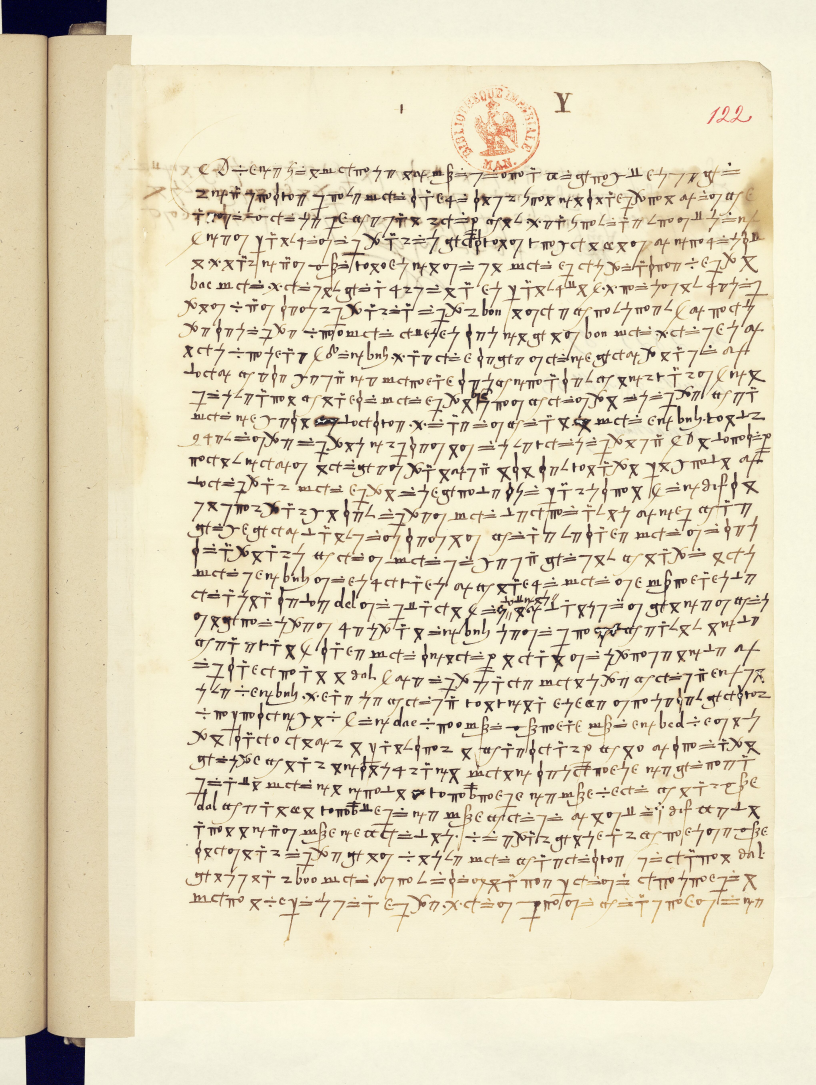
#> input picture esp318/full/f122r.jpg, 4077 x 5425 px (shown at 1/5 size)
$ python cluster.py
#> lines starting #> are read from the running program, lines starting #| are printed output that depends on the picture; after the words box and inside, x2 and y2 are one past the last pixel; in counts of white or black regions, pixels touching at a corner belong together
### esp318/seg.py
import sys, json, numpy as np
from PIL import Image
from scipy import ndimage

def binarize(path, x0f, x1f, y0, y1, block=81, C=14):
#> called with path = 'full/f122r.jpg', x0f = 0.14, x1f = 0.93, y0 = 800, y1 = 4250, block = 81, C = 22
    im = Image.open(path).convert('L')
    W,H = im.size
    a = np.asarray(im.crop((int(W*x0f), y0, int(W*x1f), y1)), dtype=np.float32)
    # local mean threshold
    k = block
    m = ndimage.uniform_filter(a, size=k, mode='nearest')
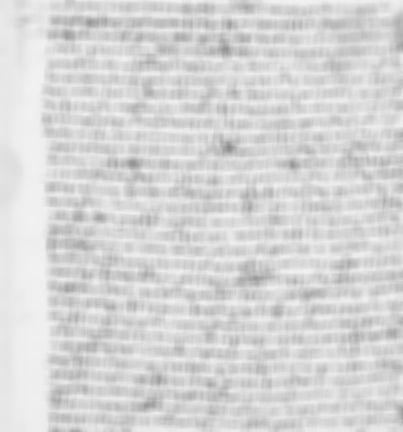
#> m: shape (3450, 3221) float32 (shown at 1/8 size); min 132.9, max 241.8, mean 214.1
    bw = (a < m - C)
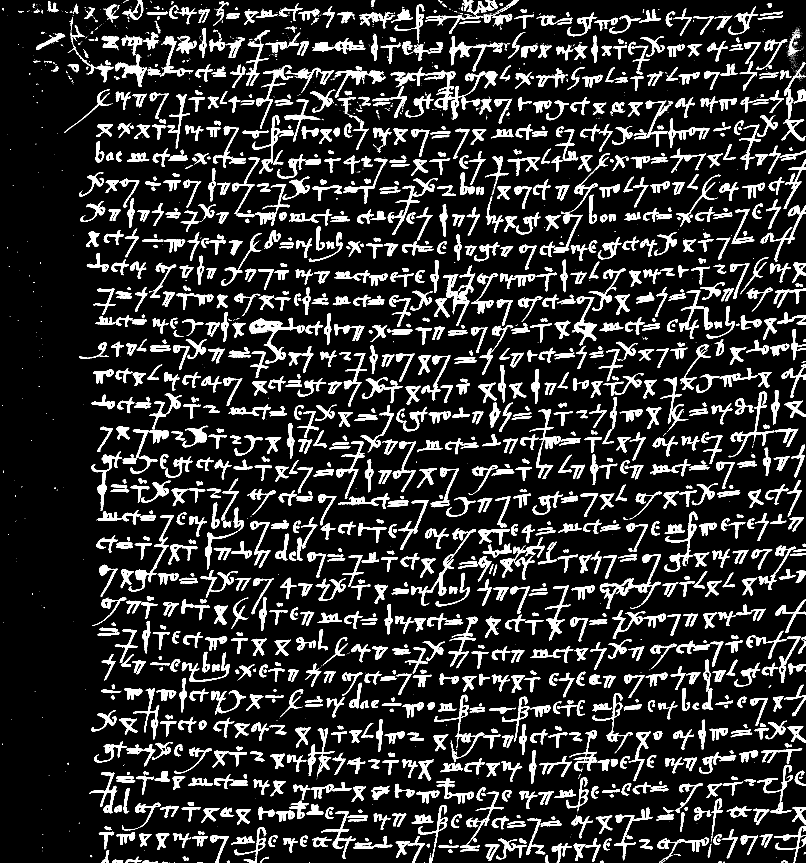
#> bw: shape (3450, 3221) bool (shown at 1/4 size); 14.3% white; 3290 white regions (1693 under 20 px), largest, box (x1, y1, x2, y2) and area: (998, 1271, 1219, 1454) 8338, (2399, 2217, 2644, 2436) 7699, (1738, 284, 1942, 476) 6963
    bw = ndimage.binary_opening(bw, np.ones((2,2)))
#> bw: shape (3450, 3221) bool; 14.1% white; 2196 white regions (499 under 20 px), largest, box (x1, y1, x2, y2) and area: (998, 1272, 1219, 1454) 8104, (2400, 2217, 2644, 2436) 7564, (2658, 2047, 2791, 2287) 5469
    return bw, a

# [13 lines that do not run on import are left out]

### esp318/glyphs.py
import sys, numpy as np
from scipy import ndimage
from seg import binarize

def extract(path, x0f, x1f, y0, y1, pitch, first_top, C=22, minpix=20, ov=0.35, small=None):
    bw, gray = binarize(path, x0f, x1f, y0, y1, C=C)
    lab, n = ndimage.label(bw)
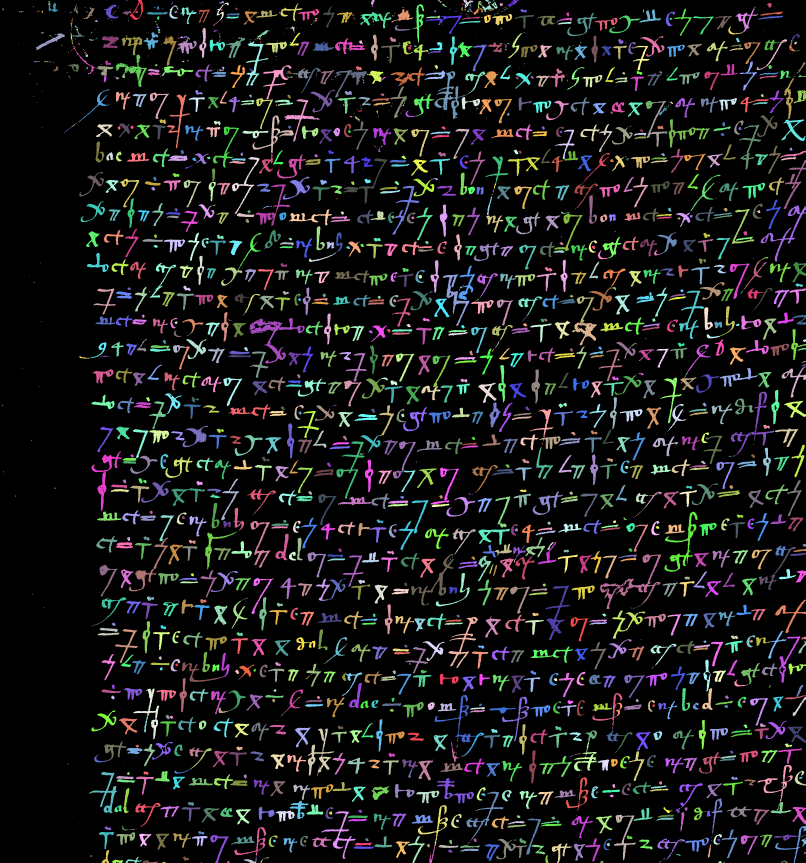
#> lab: shape (3450, 3221) int32 (shown at 1/4 size); 2322 distinct labels, from 0 to 2321; one colour per label, 0 black
#> n = 2321
    objs = ndimage.find_objects(lab)
#> objs = 2321 items
    sizes = ndimage.sum(bw, lab, range(1, n+1))
#> sizes = 2321 values, max 8073 at index 1130, min 4 at index 12, mean 674.1
    if small is None: small = pitch*pitch*0.035
    comps = []
    for i, sl in enumerate(objs):
        if sizes[i] < minpix: continue
        ys, xs = sl
        h = ys.stop-ys.start; w = xs.stop-xs.start
        if h > 3.2*pitch or w > 6*pitch: continue
        comps.append(dict(i=i+1, y0=ys.start, y1=ys.stop, x0=xs.start, x1=xs.stop,
                          cy=(ys.start+ys.stop)/2., cx=(xs.start+xs.stop)/2., n=int(sizes[i])))
#> this loop made 2321 passes
#> (h, w) on passes 1 to 3: (80, 54), (20, 14), (11, 13)
#> after the loop, comps = 1720 items
    ncent = int(round((y1-y0-first_top)/pitch))+1
    cent = np.array([first_top + k*pitch for k in range(ncent)])
    for c in comps:
        c['line'] = int(np.argmin(np.abs(cent - c['cy'])))
    glyphs = []
    for ln in sorted(set(c['line'] for c in comps)):
        cs = sorted([c for c in comps if c['line']==ln], key=lambda c: c['x0'])
        big = [c for c in cs if c['n'] >= small]
        sml = [c for c in cs if c['n'] <  small]
        # seed glyphs from big components, merging those that overlap in x by >= ov of the narrower
        groups = []
        for c in big:
            placed = False
            for g in groups:
                gx0 = min(x['x0'] for x in g); gx1 = max(x['x1'] for x in g)
                inter = min(gx1, c['x1']) - max(gx0, c['x0'])
                narrow = min(gx1-gx0, c['x1']-c['x0'])
                if narrow > 0 and inter >= ov*narrow:
                    g.append(c); placed = True; break
            if not placed: groups.append([c])
        # attach small components (dots, bars) to the group with most x-overlap / nearest
        for c in sml:
            best, bs = None, -1e9
            for g in groups:
                gx0 = min(x['x0'] for x in g); gx1 = max(x['x1'] for x in g)
                inter = min(gx1, c['x1']) - max(gx0, c['x0'])
                s = inter if inter > 0 else -min(abs(c['x0']-gx1), abs(gx0-c['x1']))
                if s > bs: bs, best = s, g
            if best is not None and bs > -pitch*0.25: best.append(c)
            else: groups.append([c])
        groups.sort(key=lambda g: min(x['x0'] for x in g))
        for g in groups: glyphs.append((ln, g))
#> this loop made 31 passes
#> after the loop, g = 1 item; glyphs = 963 items
    out=[]
    for ln, cs in glyphs:
        x0=min(c['x0'] for c in cs); x1=max(c['x1'] for c in cs)
        yy0=min(c['y0'] for c in cs); yy1=max(c['y1'] for c in cs)
        mask=np.zeros((yy1-yy0, x1-x0), bool)
        for c in cs:
            sub = (lab[yy0:yy1, x0:x1]==c['i']); mask |= sub
        out.append(dict(line=ln, x0=int(x0), x1=int(x1), y0=int(yy0), y1=int(yy1),
                        n=int(sum(c['n'] for c in cs)), ncomp=len(cs), bmp=mask))
#> this loop made 963 passes
#> (ln, x0, x1, yy0, yy1) on passes 1 to 3: (0, 10, 14, 33, 41), (0, 76, 94, 44, 50), (0, 166, 234, 5, 51)
#> after the loop, out = 963 items
    return out, bw

# [8 lines that do not run on import are left out]

### esp318/cluster.py
import numpy as np, pickle, sys
from PIL import Image
from scipy.cluster.hierarchy import linkage, fcluster
from scipy.spatial.distance import pdist, squareform
from glyphs import extract

S = 28
def feat(b):
    h, w = b.shape
    im = Image.fromarray((b*255).astype('uint8'))
    # scale so the larger side is S, pad to SxS centred
    sc = S/max(h, w)
    nw, nh = max(1,int(round(w*sc))), max(1,int(round(h*sc)))
    im = im.resize((nw, nh), Image.BILINEAR)
    a = np.zeros((S, S), np.float32)
    y0 = (S-nh)//2; x0 = (S-nw)//2
    a[y0:y0+nh, x0:x0+nw] = np.asarray(im, np.float32)/255.
    v = a.ravel()
    v = v - v.mean()
    n = np.linalg.norm(v)
    return v/n if n > 0 else v, w/float(h)

def build(path, x0f, x1f, y0, y1, pitch, first_top, out):
    g, bw = extract(path, x0f, x1f, y0, y1, pitch=pitch, first_top=first_top)
#> g = 963 items
    F = []; AR = []
    for x in g:
        f, ar = feat(x['bmp']); F.append(f); AR.append(ar)
#> this loop made 963 passes
#> (h in feat, w in feat, sc in feat, nw in feat, nh in feat, y0 in feat, x0 in feat, n in feat) on passes 1 to 3: (8, 4, 3.5, 14, 28, 0, 7, 12.32), (6, 18, 1.56, 28, 9, 9, 0, 9.97), (46, 68, 0.412, 28, 19, 4, 0, 8.9)
    F = np.array(F); AR = np.array(AR)
#> after `F = np.array(F)`:
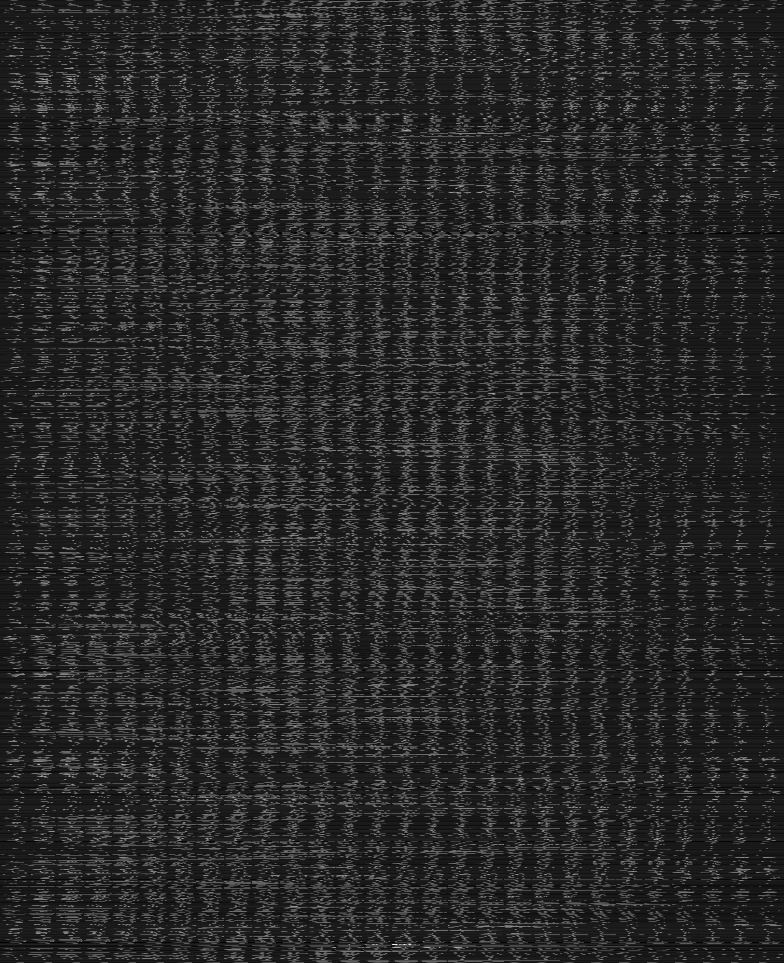
#> F: shape (963, 784) float32; min -0.0532, max 0.286, mean -5.12e-11; drawn with min black and max white
    X = np.hstack([F, (np.clip(AR,0.15,6.0)[:,None])*0.9])
    D = pdist(X, 'cosine')
    Z = linkage(D, 'average')
    pickle.dump(dict(g=[{k:v for k,v in x.items() if k!='bmp'} for x in g],
                     bmps=[x['bmp'] for x in g], Z=Z, X=X), open(out,'wb'))
    return g, Z, X

# [18 lines left out: function montage, not called in this run]

if __name__=='__main__':
    g, Z, X = build('full/f122r.jpg', 0.14, 0.93, 800, 4250, 114, 32, 'f122r_glyphs.pkl')
    for nc in (45, 60, 80):
        lab = fcluster(Z, nc, 'maxclust')
        sizes = np.bincount(lab)[1:]
        print(nc, 'clusters; singletons', (sizes==1).sum(), 'top sizes', sorted(sizes)[::-1][:12])
#> this loop made 3 passes
#| 45 clusters; singletons 6 top sizes [595, 46, 33, 31, 26, 26, 24, 17, 17, 16, 13, 13]
#| 60 clusters; singletons 9 top sizes [533, 60, 46, 31, 29, 25, 21, 17, 17, 16, 15, 12]
#| 80 clusters; singletons 18 top sizes [515, 57, 44, 31, 29, 25, 21, 17, 11, 10, 9, 9]

$ run again, with esp318/full/f005r.jpg copied over esp318/full/f122r.jpg
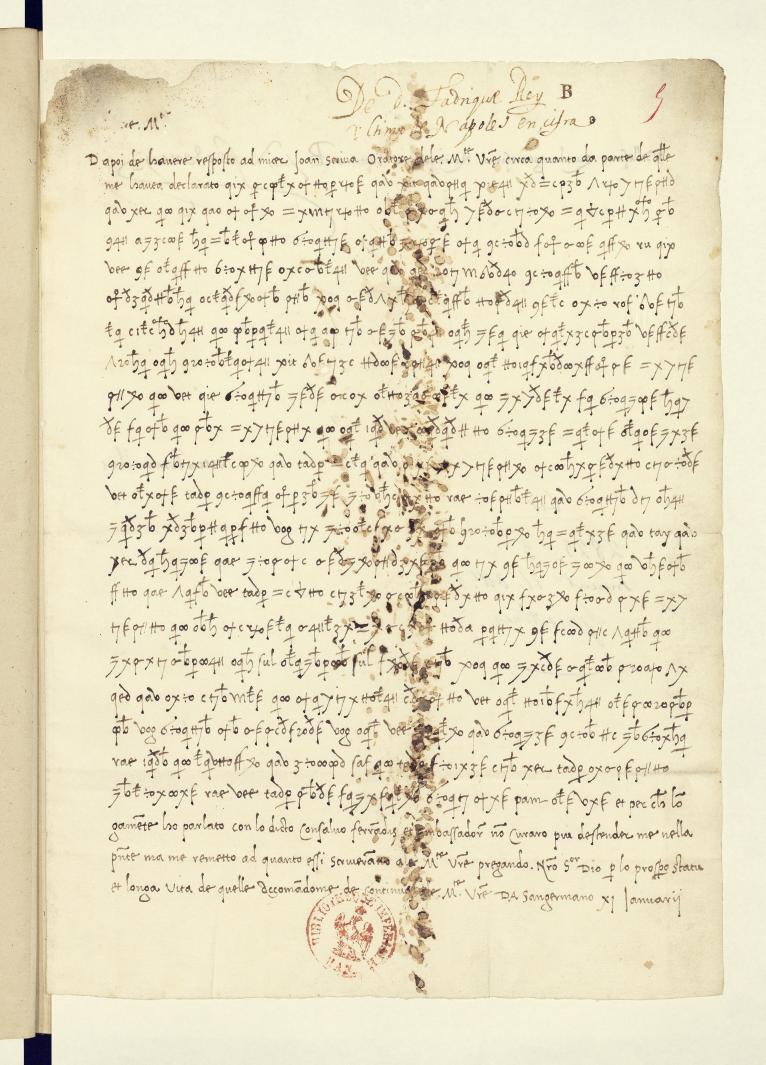
#> input picture esp318/full/f005r.jpg, 3826 x 5325 px (shown at 1/5 size)
#> lab: shape (3450, 3023) int32; 4515 distinct labels, from 0 to 4514
#> in extract, `lab, n = ndimage.label(bw)`: n = 4514
#> objs = 4514 items
#> sizes = 4514 values, max 5572 at index 2926, min 4 at index 16, mean 267.1
#> the loop in extract, `for i, sl in enumerate(objs):` made 4514 passes
#> (h, w) on passes 2 to 4: (42, 25), (27, 18), (25, 9)
#> after the loop in extract, `for i, sl in enumerate(objs):`: comps = 2382 items
#> the loop in extract, `for ln in sorted(set(c['line'] for c in comps)):` made 31 passes
#> after the loop in extract, `for ln in sorted(set(c['line'] for c in comps)):`: g = 1 item; glyphs = 1010 items
#> the loop in extract, `for ln, cs in glyphs:` made 1010 passes
#> (ln, x0, x1, yy0, yy1) on passes 1 to 3: (0, 0, 80, 0, 82), (0, 111, 187, 0, 33), (0, 210, 327, 0, 27)
#> the loop in build, `for x in g:` made 1010 passes
#> (h in feat, w in feat, sc in feat, nw in feat, nh in feat, y0 in feat, x0 in feat, n in feat) on passes 1 to 3: (82, 80, 0.341, 27, 28, 0, 0, 8.95), (33, 76, 0.368, 28, 12, 8, 0, 9.43), (27, 117, 0.239, 28, 6, 11, 0, 6.76)
#> pass 1, in feat, `im = Image.fromarray((b*255).astype('uint8'))`:
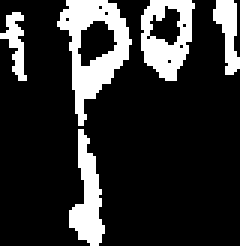
#> im: PIL image 80x82 L (shown 3 times larger); 18.4% white; 5 white regions, box (x1, y1, x2, y2) and area: (19, 0, 44, 42) 452, (47, 0, 65, 27) 290, (23, 43, 35, 82) 244, (71, 0, 80, 25) 127, (0, 4, 9, 27) 96
#> in build, `F = np.array(F)`:
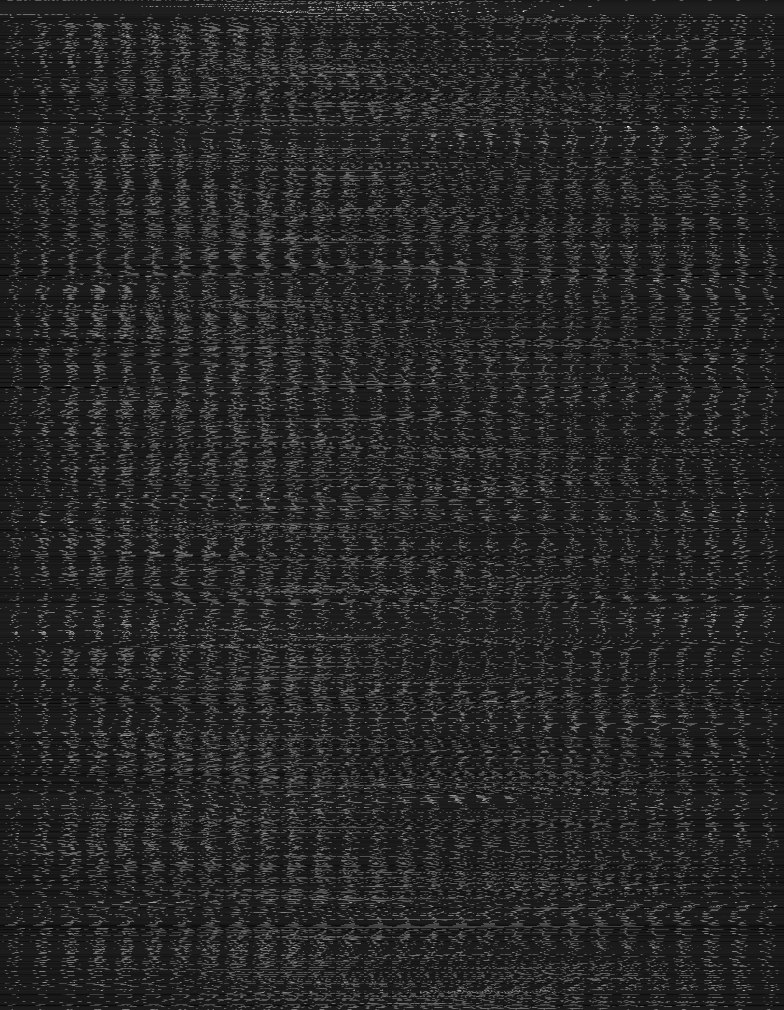
#> F: shape (1010, 784) float32; min -0.0572, max 0.325, mean -1.12e-10; drawn with min black and max white
#> the loop `for nc in (45, 60, 80):` made 3 passes
#| 45 clusters; singletons 9 top sizes [425, 106, 81, 72, 65, 56, 33, 19, 14, 13, 12, 8]
#| 60 clusters; singletons 13 top sizes [402, 78, 63, 56, 49, 38, 33, 28, 27, 23, 21, 18]
#| 80 clusters; singletons 17 top sizes [367, 69, 63, 48, 47, 38, 33, 23, 20, 18, 18, 16]
